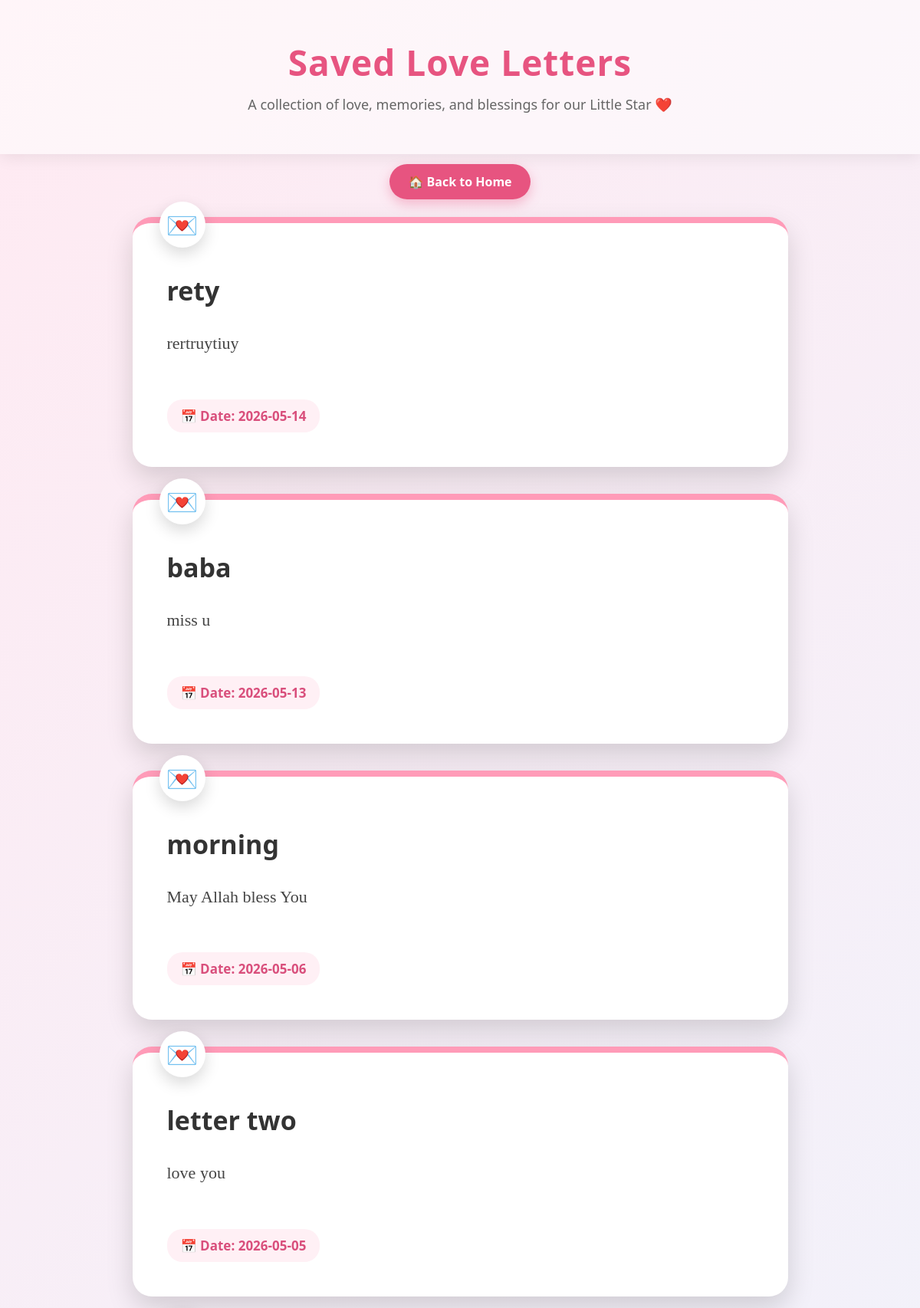
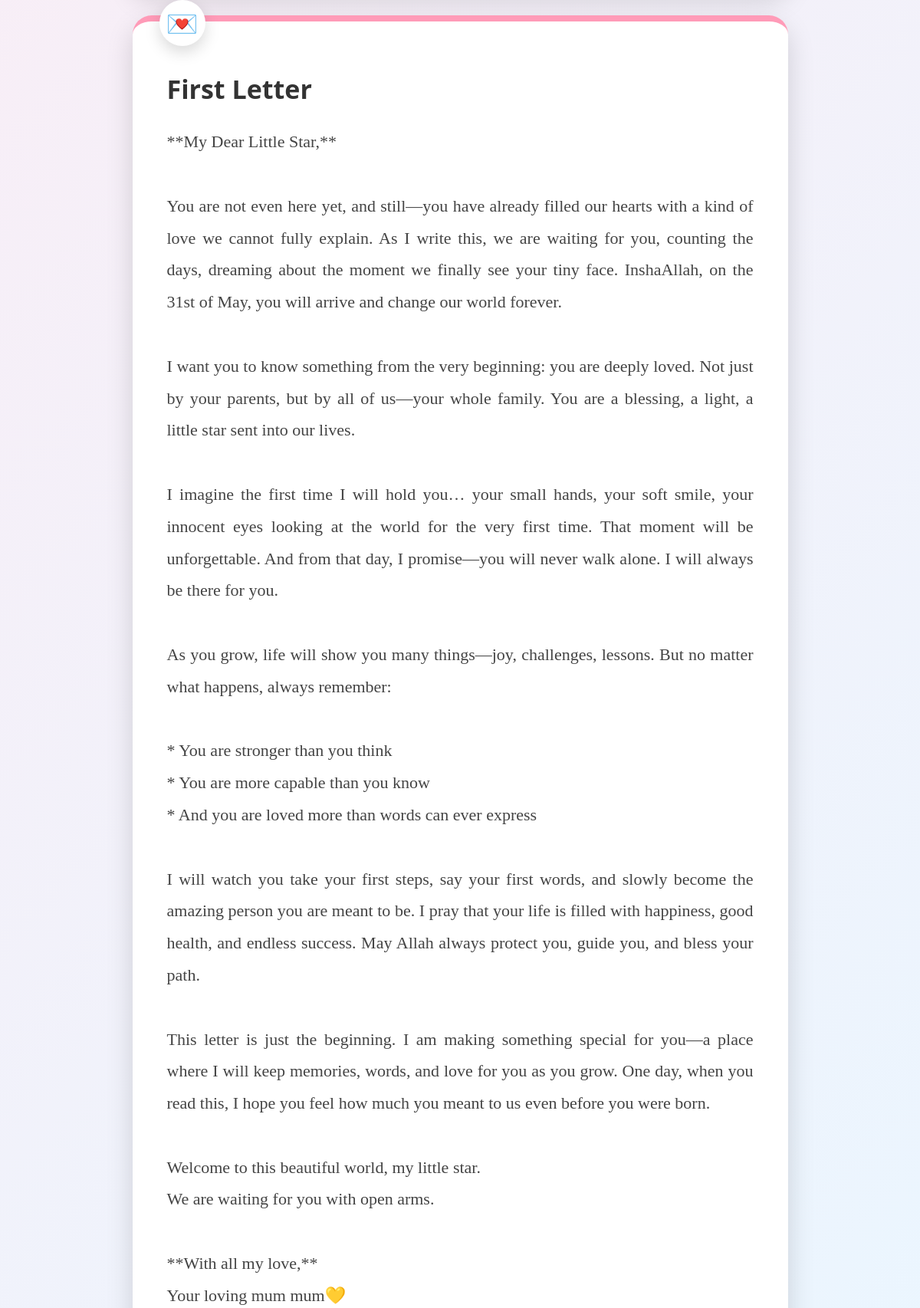
Page /view_letters.php (upper part) on the committed database (2 pictures, top to bottom).
### tables this page shows
CREATE TABLE `love_letters` (
  `letter_id` int(11) NOT NULL,
  `title` varchar(255) DEFAULT NULL,
  `message` text DEFAULT NULL,
  `letter_date` date DEFAULT NULL
);

### view_letters.php (the view, shortened to what this page needs)
<?php
include "db.php";
$result = mysqli_query($conn, "SELECT * FROM love_letters ORDER BY letter_id DESC");
?>
<!DOCTYPE html>
<html>
<head>
</head>
<body>
<div class="top-banner">
    <h1>Saved Love Letters</h1>
    <p>A collection of love, memories, and blessings for our Little Star ❤️</p>
</div>
<div class="nav">
    <a href="index.php">🏠 Back to Home</a>
</div>
<div class="container">
<?php if(mysqli_num_rows($result) > 0) { ?>
    <?php while($row = mysqli_fetch_assoc($result)) { ?>
        <div class="letter-card">
            <h2><?php echo $row['title']; ?></h2>
            <p><?php echo $row['message']; ?></p>
            <div class="date-box">📅 Date: <?php echo $row['letter_date']; ?></div>
        </div>
    <?php } ?>
<?php } else { ?>
    <div class="empty">
        No letters saved yet.
    </div>
<?php } ?>
</div>
</body>
</html>

### view_letters.php (style rules this page uses)
body { margin: 0; font-family: 'Segoe UI', Arial, sans-serif; background: linear-gradient(135deg, #ffeaf2, #eaf6ff); color: #333; }
.top-banner { text-align: center; padding: 50px 20px 35px; background: rgba(255,255,255,0.55); box-shadow: 0 4px 20px rgba(0,0,0,0.08); }
.top-banner h1 { font-size: 46px; margin: 0; color: #e75480; letter-spacing: 1px; }
.top-banner p { font-size: 18px; color: #666; margin-top: 12px; }
.nav { text-align: center; margin: 25px 0; }
.nav a { text-decoration: none; background: #e75480; color: white; padding: 12px 24px; border-radius: 30px; font-weight: bold; box-shadow: 0 6px 15px rgba(231,84,128,0.35); }
.container { width: 85%; margin: auto; padding-bottom: 50px; }
.letter-card { background: #ffffff; width: 75%; margin: 35px auto; padding: 45px; border-radius: 25px; box-shadow: 0 15px 35px rgba(0,0,0,0.15); position: relative; border-top: 8px solid #ff9bb8; }
.letter-card::before { content: "💌"; position: absolute; top: -28px; left: 35px; background: white; font-size: 34px; width: 60px; height: 60px; border-radius: 50%; text-align: center; line-height: 60px; box-shadow: 0 8px 20px rgba(0,0,0,0.15); }
.letter-card h2 { font-size: 34px; color: #333; margin-top: 20px; margin-bottom: 25px; }
.letter-card p { font-family: Georgia, serif; font-size: 22px; line-height: 1.9; color: #444; text-align: justify; white-space: pre-line; }
.date-box { margin-top: 30px; background: #fff0f5; display: inline-block; padding: 10px 18px; border-radius: 20px; color: #d94f7c; font-weight: bold; font-size: 17px; }

### rows in the picture
love_letters: title "rety", message "rertruytiuy", letter_date "2026-05-14"
love_letters: title "baba", message "miss u", letter_date "2026-05-13"
love_letters: title "morning", message "May Allah bless You", letter_date "2026-05-06"
love_letters: title "letter two", message "love you", letter_date "2026-05-05"
love_letters: title "First Letter", message "**My Dear Little Star,** You are not even here yet, and still—you have already filled our hearts with a kind of love we cannot fully explain. As I write this, we are waiting for you, counting the days, dreaming about the moment we finally see your tiny face. InshaAllah, on the 31st of May, you will arrive and change our world forever. I want you to know something from the very beginning: you are deeply loved. Not just by your parents, but by all of us—your whole family. You are a blessing, a light, a little star sent into our lives. I imagine the first time I will hold you… your small hands, your soft smile, your innocent eyes looking at the world for the very first time. That moment will…"
